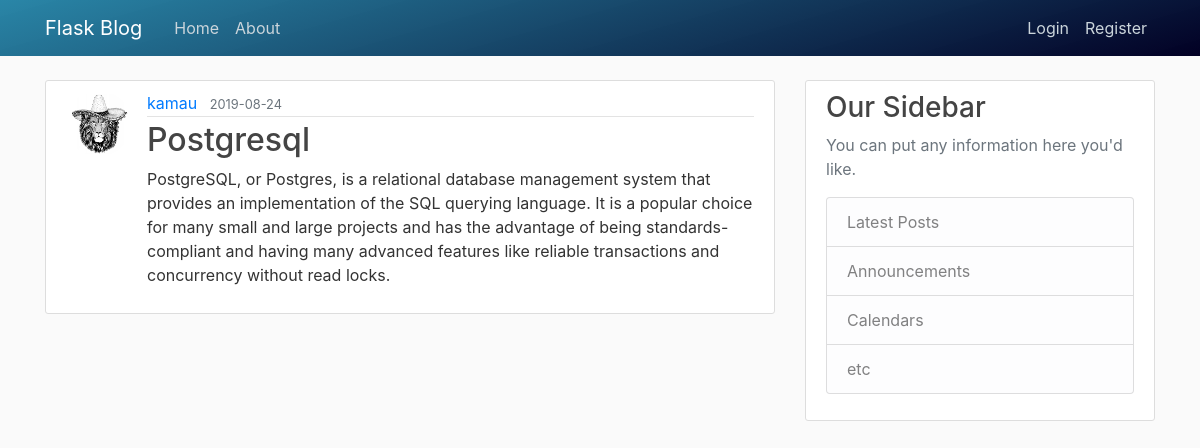
/post/10, run on the app's committed database.
### blog_post/models.py (models this page shows, shortened)
class User(db.Model, UserMixin):
    id = db.Column(db.Integer, primary_key=True)
    username = db.Column(db.String(20), unique=True, nullable=False)
    email = db.Column(db.String(120), unique=True, nullable=False)
    image_file = db.Column(db.String(20), nullable=False,
                           default='default.jpg')
    password = db.Column(db.String(60), nullable=False)
    posts = db.relationship('Post', backref='author', lazy=True)

class Post(db.Model):
    id = db.Column(db.Integer, primary_key=True)
    title = db.Column(db.String(100), nullable=False)
    date_posted = db.Column(db.DateTime, nullable=False,
                            default=datetime.utcnow)
    content = db.Column(db.Text, nullable=False)
    user_id = db.Column(db.Integer, db.ForeignKey('user.id'), nullable=False)

### blog_post/posts/routes.py (the view)
@posts.route('/post/<int:post_id>')
def post(post_id):
    post = Post.query.get_or_404(post_id)
    return render_template('post.html', title=post.title, post=post)

### blog_post/templates/post.html (shortened to what this page needs)
{% extends 'base.html' %}
{% block content %}
    <article class="media content-section">
        <img class="rounded-circle article-img" src="{{ url_for('static', filename='profile_pics/' + post.author.image_file) }}" alt="">
        <div class="media-body">
            <div class="article-metadata">
                <a class="mr-2" href="{{url_for('users.user_posts', username=post.author.username)}}">{{ post.author.username }}</a>
                <small class="text-muted">{{ post.date_posted.strftime('%Y-%m-%d')}}</small>
            </div>
            <h2 class="article-title">{{ post.title }}</h2>
            <p class="article-content">{{ post.content }}</p>
        </div>
    </article>
{% endblock content%}

### blog_post/static/main.css (style rules this page uses)
body { background: #fafafa; color: #333333; margin-top: 5rem; }
h1, h2, h3, h4, h5, h6 { color: #444444; }
.content-section { background: #ffffff; padding: 10px 20px; border: 1px solid #dddddd; border-radius: 3px; margin-bottom: 20px; }
.article-title { color: #444444; }
.article-content { white-space: pre-line; }
.article-img { height: 65px; width: 65px; margin-right: 16px; }
.article-metadata { padding-bottom: 1px; margin-bottom: 4px; border-bottom: 1px solid #e3e3e3 }

### data on the page
User: image_file (picture), author.username "kamau"
Post: date_posted "2019-08-24", title "Postgresql", content "PostgreSQL, or Postgres, is a relational database management system that provides an implementation of the SQL querying language. It is a popular choice for many small and large projects and has the advantage of being standards-compliant and having many advanced features like reliable transactions and concurrency without read locks."
